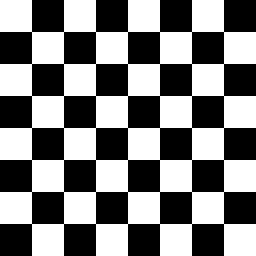
#> input picture lab7/checkerboard.png, 256 x 256 px
$ jupyter execute --allow-errors lab7.ipynb
#> lines starting #> are read from the running program, lines starting #| are printed output that depends on the picture; after the words box and inside, x2 and y2 are one past the last pixel; in counts of white or black regions, pixels touching at a corner belong together
## 1. Load a Grayscale Image and Compute its 2D Fourier Transform

To analyze an image in the frequency domain, we first need to compute its 2D Discrete Fourier Transform (DFT).

[cell 1]
#! pip install opencv-python

[cell 2]
import numpy as np
import cv2
from matplotlib import pyplot as plt

# Load image in grayscale
image = cv2.imread('checkerboard.png', cv2.IMREAD_GRAYSCALE)
#> image: shape (256, 256); 50% white; 1 white region, box (x1, y1, x2, y2) and area: (0, 0, 256, 256) 32768

# Compute 2D FFT
f = np.fft.fft2(image)
fshift = np.fft.fftshift(f)  # Shift zero freq. to center

## 2 Visualize the Magnitude Spectrum of the Image

The magnitude spectrum highlights frequency components of the image. Use a logarithmic scale to better visualize differences.

[cell 3]
# Compute magnitude spectrum
magnitude_spectrum = 20 * np.log(np.abs(fshift) + 1)
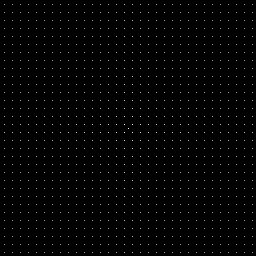
#> magnitude_spectrum: shape (256, 256) float64; min 0, max 318.8, mean 3.2; drawn with min black and max white

plt.figure(figsize=(6,6))
plt.imshow(magnitude_spectrum, cmap='gray')
plt.title('Magnitude Spectrum')
plt.axis('off')
plt.show()

## 3 Apply a Low-Pass and High-Pass Filter in the Frequency Domain

Create a mask in the frequency domain to filter out high or low frequencies.

[cell 4]
rows, cols = image.shape
#> rows = 256; cols = 256
crow, ccol = rows // 2 , cols // 2
#> crow = 128; ccol = 128

# Create a low-pass filter mask (circle in the center)
mask_lp = np.zeros((rows, cols), np.uint8)
r = 50  # Radius
cv2.circle(mask_lp, (ccol, crow), r, 1, thickness=-1)
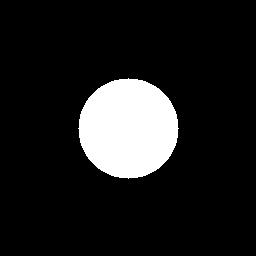
#> mask_lp: shape (256, 256); values 0 (black) and 1 (white), 12% white; 1 white region, box (x1, y1, x2, y2) and area: (78, 78, 179, 179) 7845

# Create high-pass mask as complement
mask_hp = 1 - mask_lp

# Apply the masks
fshift_lp = fshift * mask_lp
fshift_hp = fshift * mask_hp

## 4 Reconstruct the Image from the Filtered Spectrum

To get the filtered image, apply the inverse Fourier transform.

[cell 5]
# Inverse shift and IFFT for low-pass
f_ishift_lp = np.fft.ifftshift(fshift_lp)
img_back_lp = np.fft.ifft2(f_ishift_lp)
img_back_lp = np.abs(img_back_lp)
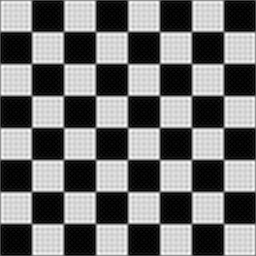
#> img_back_lp: shape (256, 256) float64; min 0.0461, max 302.2, mean 133.3; drawn with min black and max white

# Display the result
plt.imshow(img_back_lp, cmap='gray')
plt.title('Low-Pass Filtered Image')
plt.axis('off')
plt.show()

## 5 Load an Audio Signal and Compute its Spectrogram

Use the Librosa library to load an audio file and compute the spectrogram using STFT.

[cell 6]
import librosa
import librosa.display

# Load audio file
#> (the rest of this cell did not finish here and is left out)

## 6 Compare Time-Domain and Frequency-Domain Representations

Plot both the waveform and its corresponding frequency representation.

[cell 7]
# Plot waveform (time domain)
plt.figure()
#> (the rest of this cell did not finish here and is left out)

## 7 (Optional) Apply a Denoising Filter Using Frequency Domain Processing

Simple denoising can be performed by suppressing very high-frequency components.

[cell 8]
import numpy as np
import cv2
from matplotlib import pyplot as plt

# Load image in grayscale
image = cv2.imread('PNG_transparency_demonstration_1.png', cv2.IMREAD_GRAYSCALE)
#> (the rest of this cell did not finish here and is left out)

## Band-Pass Filter for Image

[cell 9]
import numpy as np
import cv2
from matplotlib import pyplot as plt

# Load image in grayscale
image = cv2.imread('PNG_transparency_demonstration_1.png', cv2.IMREAD_GRAYSCALE)
#> (the rest of this cell did not finish here and is left out)

# Appendix

[cell 10]
import numpy as np
import cv2
from scipy.signal import chirp
from scipy.io.wavfile import write

## 1. Checkerboard Image and Sine Sweep

[cell 11]
# Image: Checkerboard
def generate_checkerboard(size=256, squares=8):
    block = np.kron([[1, 0] * (squares // 2), [0, 1] * (squares // 2)] * (squares // 2),
                    np.ones((size//squares, size//squares)))
    cv2.imwrite('checkerboard.png', (block * 255).astype(np.uint8))

# Audio: Sine sweep
def generate_sine_sweep(f0=100, f1=2000, duration=5, fs=44100):
    t = np.linspace(0, duration, int(fs * duration))
    y = chirp(t, f0=f0, f1=f1, t1=duration, method='linear')
    write('sine_sweep.wav', fs, (y * 32767).astype(np.int16))

generate_checkerboard()
generate_sine_sweep()

## 2. Shapes Image and Beep Pattern

[cell 12]
# Image: Geometric shapes
# [14 lines left out: functions generate_shapes, generate_beep, not called in this run]

## 3. Barcode Image and White Noise

[cell 13]
# Image: Barcode
def generate_barcode(rows=256, cols=256, bars=60):
#> called with rows = 256, cols = 256, bars = 60
    img = np.ones((rows, cols), dtype=np.uint8) * 255
    for i in range(0, cols, cols // bars):
        cv2.rectangle(img, (i, 0), (i + cols // (2 * bars), rows), 0, -1)
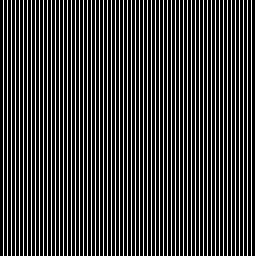
#> img: shape (256, 256); 25% white in thin lines or dots
    cv2.imwrite('barcode.png', img)

generate_barcode(rows=256, cols=256, bars=60)

# Audio: White noise
def generate_white_noise(duration=5, fs=44100):
    noise = np.random.normal(0, 1, int(fs * duration))
    write('white_noise.wav', fs, (noise * 32767).astype(np.int16))
